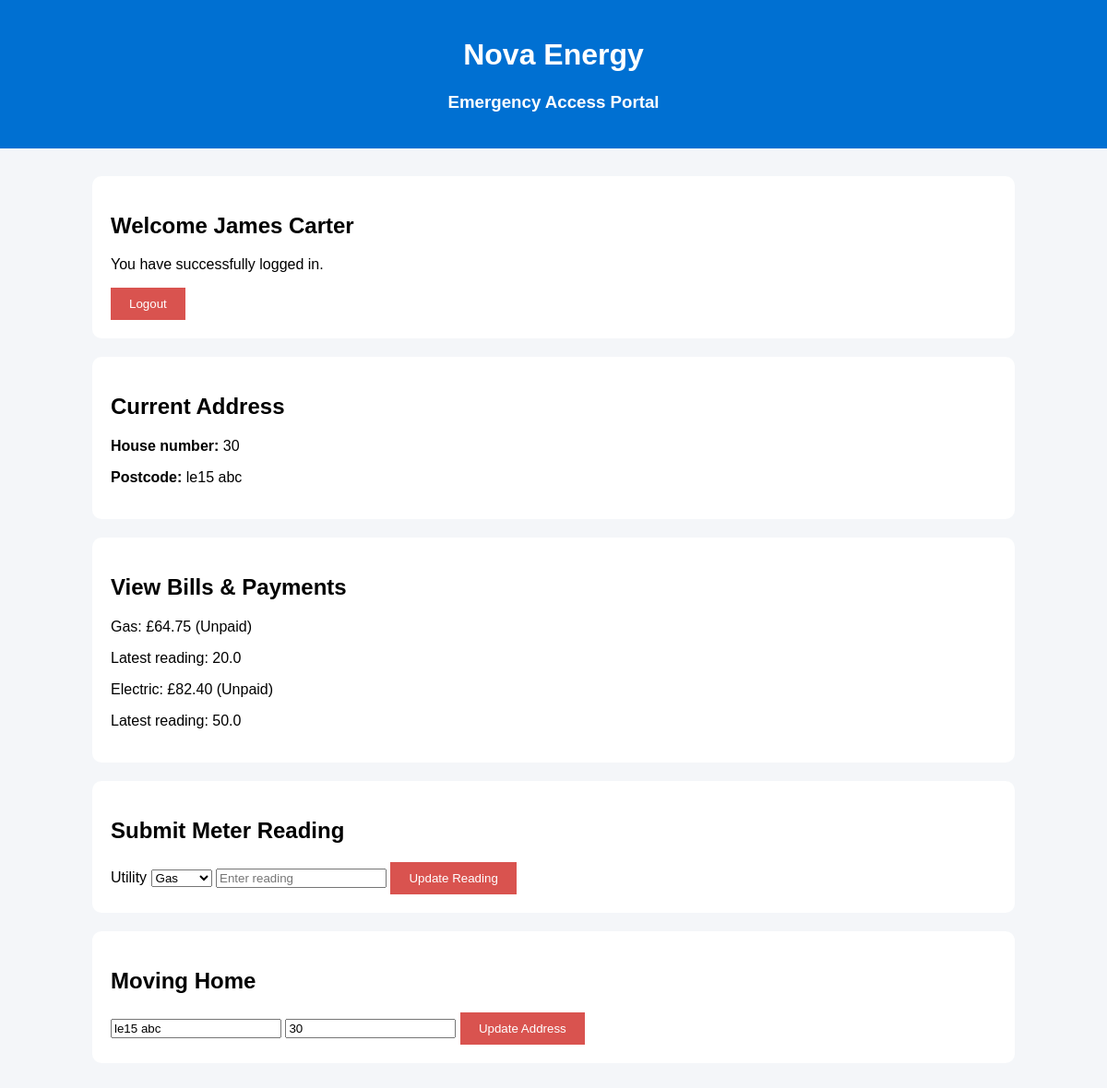
/dashboard (signed in), run on the app's committed database.
### tables this page shows
CREATE TABLE "house" (
	"house_id"	INTEGER,
	"customer_id"	INTEGER,
	"postcode"	TEXT NOT NULL,
	"move_date"	TEXT,
	"is_moving"	TEXT, house_number TEXT NOT NULL DEFAULT '',
	PRIMARY KEY("house_id" AUTOINCREMENT)
);

CREATE TABLE "bills" (
	"bills_id"	INTEGER,
	"house_id"	INTEGER NOT NULL,
	"utility_type"	TEXT NOT NULL,
	"amount_due"	REAL NOT NULL,
	"due_date"	TEXT NOT NULL,
	"payment_status"	TEXT NOT NULL,
	"latest_reading"	REAL,
	PRIMARY KEY("bills_id" AUTOINCREMENT)
);

### app.py (the view)
@app.route("/dashboard")
def dashboard():
    if not session.get("logged_in"):
        return redirect("/")
    connection = get_db()
    house = connection.execute(
        "SELECT * FROM house WHERE customer_id = ?",
        (session["customer_id"],),
    ).fetchone()
    bills = []
    if house:
        bills = connection.execute(
            "SELECT * FROM bills WHERE house_id = ?",
            (house["house_id"],),
        ).fetchall()
    connection.close()
    return render_template(
        "dashboard.html",
        customer_name=session["customer_name"],
        house=house,
        bills=bills,
    )

### app.py (called while the page is built)
def get_db():
    connection = sqlite3.connect(DATABASE)
    connection.row_factory = sqlite3.Row
    return connection

### templates/dashboard.html (shortened to what this page needs)
<!DOCTYPE html>
<html>
<head>
</head>
<body>
<div class="header">
    <h1>Nova Energy</h1>
    <h3>Emergency Access Portal</h3>
</div>
<div class="container">
    <div class="card">
        <h2>Welcome {{ customer_name }}</h2>
        <p>You have successfully logged in.</p>
        <a href="/logout">
            <button type="button">Logout</button>
        </a>
    </div>
    <div class="card">
        <h2>Current Address</h2>
        {% if house %}
            <p><strong>House number:</strong> {{ house["house_number"] or "Not provided" }}</p>
            <p><strong>Postcode:</strong> {{ house["postcode"] }}</p>
        {% else %}
            <p>No address is linked to this account.</p>
        {% endif %}
    </div>
    <div class="card">
        <h2>View Bills & Payments</h2>
        {% for bill in bills %}
            <p>{{ bill["utility_type"]|title }}: £{{ "%.2f"|format(bill["amount_due"]) }} ({{ bill["payment_status"]|title }})</p>
            <p>Latest reading: {{ bill["latest_reading"] }}</p>
        {% else %}
            <p>No bills found.</p>
        {% endfor %}
    </div>
    <div class="card">
        <h2>Submit Meter Reading</h2>
        <form action="/submit-reading" method="POST">
            <label for="utility_type">Utility</label>
            <select id="utility_type" name="utility_type" required>
                <option value="gas">Gas</option>
            </select>
            <input type="number" step="0.1" name="reading" placeholder="Enter reading" required>
            <button type="submit">Update Reading</button>
        </form>
    </div>
    <div class="card">
        <h2>Moving Home</h2>
        <form action="/update-address" method="POST">
            <input type="text" name="postcode" placeholder="New postcode" value="{{ house['postcode'] if house else '' }}" required>
            <input type="text" name="house_number" placeholder="House number" value="{{ house['house_number'] if house else '' }}" required>
            <button type="submit">Update Address</button>
        </form>
    </div>
</div>
</body>
</html>

### templates/dashboard.html (style rules this page uses)
body { font-family:Arial,sans-serif; background:#f4f6f9; margin:0; }
.header { background:#0070d2; color:white; text-align:center; padding:20px; }
.container { width:90%; max-width:1000px; margin:30px auto; }
.card { background:white; padding:20px; margin-bottom:20px; border-radius:10px; }
button { background:#d9534f; color:white; border:none; padding:10px 20px; cursor:pointer; }

### data on the page
house: house_number "30", postcode "le15 abc"
bills: utility_type "Gas", amount_due "64.75", payment_status "Unpaid", latest_reading "20.0"
bills: utility_type "Electric", amount_due "82.40", payment_status "Unpaid", latest_reading "50.0"

### other printed values
{{ customer_name }} "James Carter"
